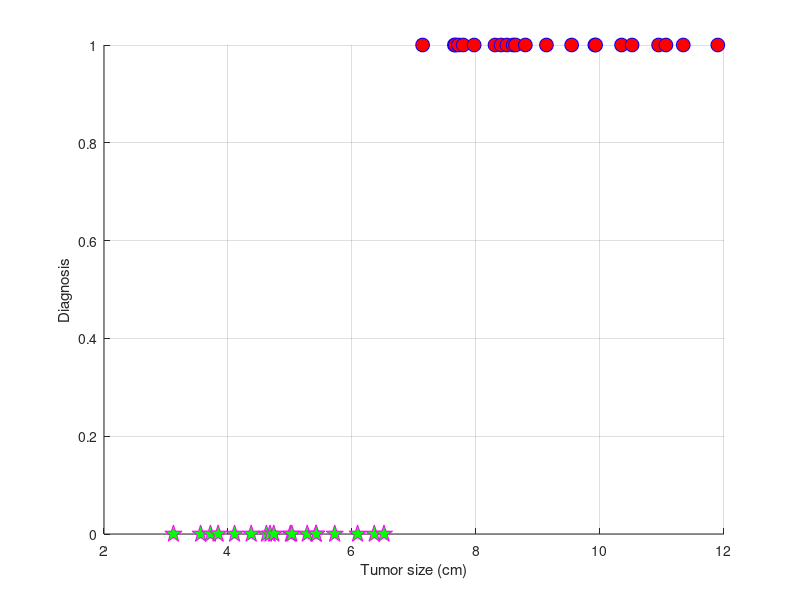

This figure's MATLAB source:
clear all; close all; clc;

path(path, '../Data');

load dataChap4.mat

%%
x    = data(:, 1);
y    = data(:, 2);

iPos = find(y == 1);
xPos = x(iPos);
iNeg = find(y == 0);
xNeg = x(iNeg);

%%
figure('name', 'Visualize cancer data');
hold on;
plot(xPos, y(iPos), 'ob', 'Markersize', 10, 'Markerfacecolor', 'r');
plot(xNeg, y(iNeg), 'pm', 'Markersize', 13, 'Markerfacecolor', 'g');
grid on;
xlabel('Tumor size (cm)');
ylabel('Diagnosis');
% print('cancerdata.png', '-dpng');
